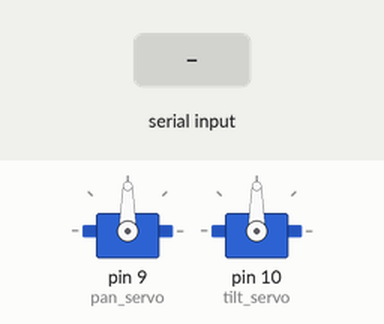
The sketch below on a simulated Arduino Uno, built with avr-gcc and run on an emulated ATmega328P. Shown: 2 × servo. Inputs (shaded band) come from the test bench.

Above: at 1.2 s.
1.3 s: "90,45\n" received over Serial
At 2.2 s:
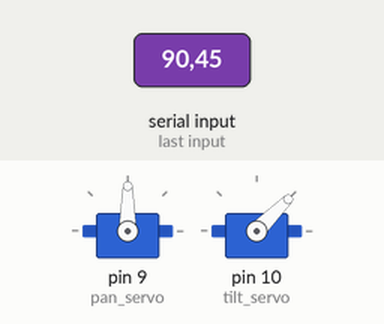
2.8 s: "30,150\n" received over Serial
At 3.3 s:
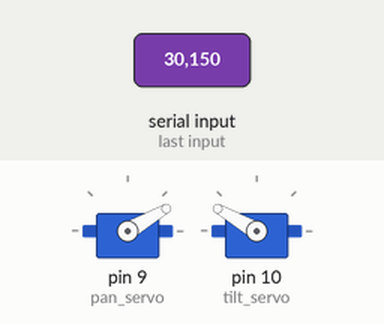
4.3 s: "1,90\n" received over Serial
At 5.6 s:
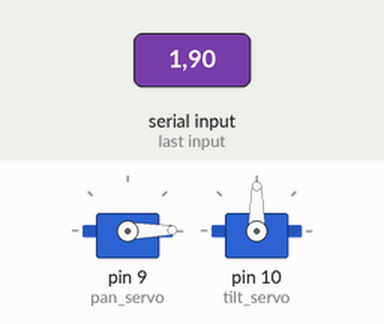
Timing chart, 0 to 7.3 s (numbered marks = the images above; inputs shaded):
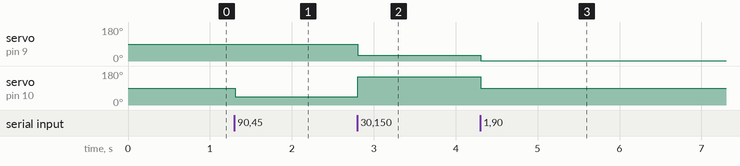

Measured:
- after the input at 1.3 s, servo on pin 10 (tilt_servo): 90° → 45° at once
- after the input at 2.8 s, servo on pin 9 (pan_servo): 90° → 30° at once; servo on pin 10 (tilt_servo): 45° → 150° at once
- after the input at 4.3 s, servo on pin 9 (pan_servo): 30° → 1° at once; servo on pin 10 (tilt_servo): 150° → 90° at once

The sketch:

servo_control.ino
```cpp
#include <Servo.h>

Servo pan_servo;
Servo tilt_servo;

int current_pan = 90;
int current_tilt = 90;

void setup() {
  Serial.begin(9600);
  pan_servo.attach(9);
  tilt_servo.attach(10);
  pan_servo.write(current_pan);
  tilt_servo.write(current_tilt);
}

void loop() {
  if (Serial.available()) {
    String cmd = Serial.readStringUntil('\n');
    cmd.trim();
    int comma = cmd.indexOf(',');
    if (comma > 0) {
      int pan = cmd.substring(0, comma).toInt();
      int tilt = cmd.substring(comma + 1).toInt();
      pan = constrain(pan, 0, 180);
      tilt = constrain(tilt, 0, 180);
      pan_servo.write(pan);
      tilt_servo.write(tilt);
      current_pan = pan;
      current_tilt = tilt;
    }
  }
}
```
